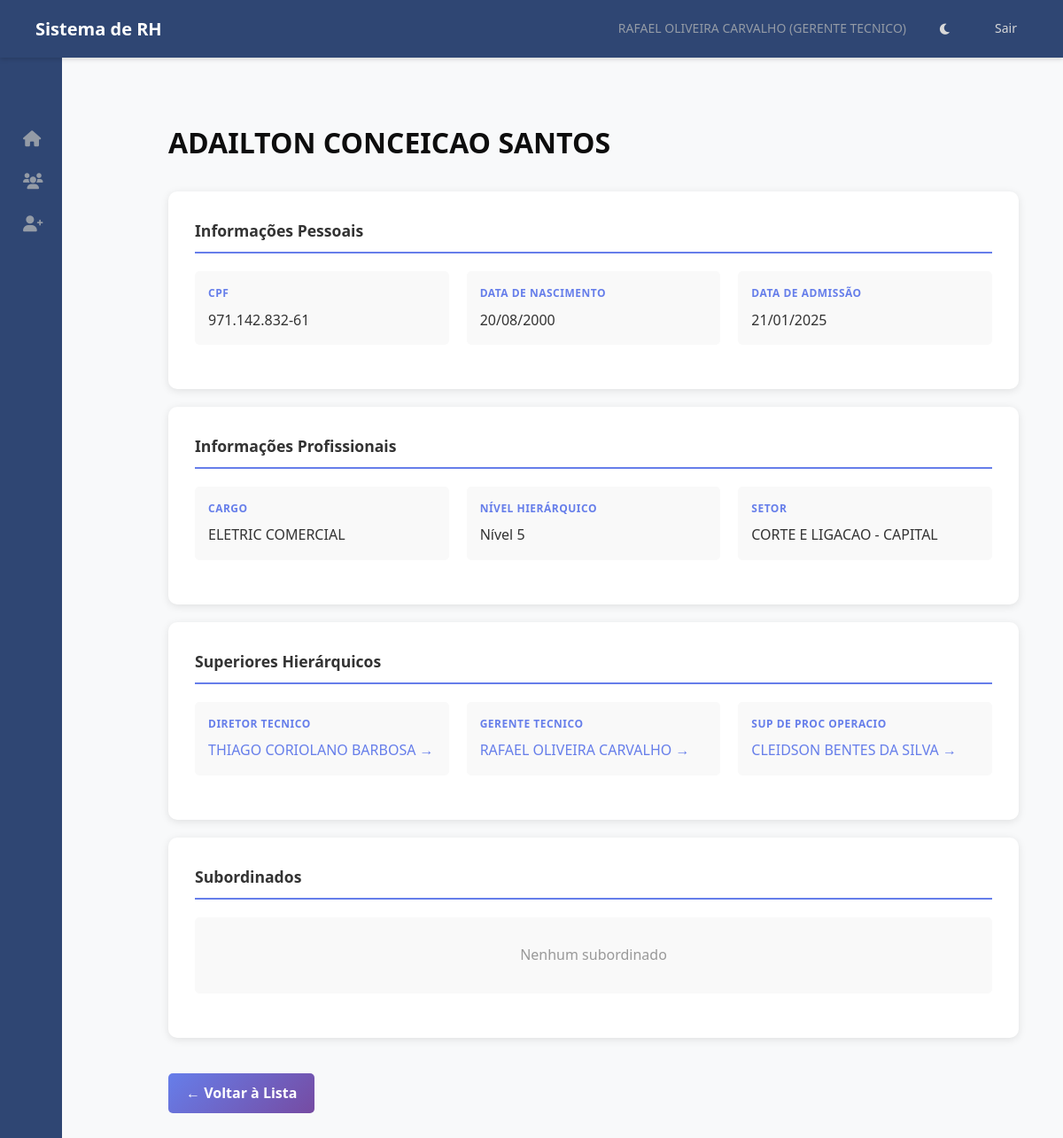
Screenshot of /funcionarios/6690/ (signed in) with the database file from the repository.
### hierarquia/models.py (models this page shows, shortened)
class Funcionario(models.Model):
    usuario = models.OneToOneField(User, on_delete=models.SET_NULL, null=True, blank=True, related_name='funcionario')
    nome = models.CharField(max_length=255)
    data_nascimento = models.DateField(blank=True, null=True)
    cpf = models.CharField(max_length=14, unique=True, validators=[cpf_validator])
    data_admissao = models.DateField()
    cargo = models.ForeignKey(Cargo, on_delete=models.PROTECT, related_name='funcionarios')
    setor_primario = models.ForeignKey(
        Setor,
        on_delete=models.PROTECT, # Protege contra exclusão de setor com funcionários
        related_name='funcionarios_primarios', # Nome para acesso reverso
        verbose_name='Setor Principal',
        null=True, # TEMPORARIAMENTE True para facilitar migração inicial, depois pode ser False
        blank=True # TEMPORARIAMENTE True
    )
    setores_responsaveis = models.ManyToManyField(
        Setor,
        related_name='responsaveis', # Permite Setor.responsaveis.all()
        blank=True, # Muitos funcionários não serão responsáveis por nenhum setor
        verbose_name='Setores Responsáveis'
    )
    centro_servico = models.ForeignKey(CentroServico, on_delete=models.SET_NULL, null=True, blank=True, related_name='funcionarios')
    ativo = models.BooleanField(default=True)
    criado_em = models.DateTimeField(auto_now_add=True)
    atualizado_em = models.DateTimeField(auto_now=True)
    class Meta:
        ordering = ['nome']
        verbose_name = 'Funcionário'
        verbose_name_plural = 'Funcionários'
    def obter_superiores(self):
        if not self.setor_primario:
            return Funcionario.objects.filter(cargo__nivel=1, ativo=True).exclude(pk=self.pk).distinct().order_by('cargo__nivel')
        condicao_mesmo_setor = Q(
            setor_primario=self.setor_primario,
            cargo__nivel__lt=self.cargo.nivel,
            ativo=True
        )
        condicao_responsavel = Q(
            setores_responsaveis=self.setor_primario, # Verifica se o setor_primario DESTE func está na lista M2M do OUTRO
            cargo__nivel__lt=self.cargo.nivel,
            ativo=True
        )
        condicao_diretor = Q(
            cargo__nivel=1,
            ativo=True
        )
        superiores = Funcionario.objects.filter(
            condicao_mesmo_setor | condicao_responsavel | condicao_diretor
        ).exclude(pk=self.pk).distinct().order_by('cargo__nivel')
        return superiores
    def obter_subordinados(self, incluir_responsaveis=True):
        subordinados = Funcionario.objects.none() # QuerySet vazio inicial
        if self.setor_primario:
            subordinados_primario = Funcionario.objects.filter(
                setor_primario=self.setor_primario,
                cargo__nivel__gt=self.cargo.nivel,
                ativo=True
            )
            subordinados = subordinados | subordinados_primario
        if self.centro_servico:
             subordinados = subordinados.filter(centro_servico=self.centro_servico)
        return subordinados.distinct().order_by('setor_primario__nome', 'cargo__nivel', 'nome')

class Cargo(models.Model):
    NIVEL_CHOICES = [
        (1, 'Diretor'),
        (2, 'Gestor'),
        (3, 'Coordenador'),
        (4, 'Supervisor'),
        (5, 'ADM/Analista'), # E outros níveis operacionais
    ]
    nome = models.CharField(max_length=255, unique=True)
    nivel = models.IntegerField(choices=NIVEL_CHOICES)
    descricao = models.TextField(blank=True, null=True)
    criado_em = models.DateTimeField(auto_now_add=True)
    atualizado_em = models.DateTimeField(auto_now=True)
    class Meta:
        ordering = ['nivel', 'nome']
        verbose_name = 'Cargo'
        verbose_name_plural = 'Cargos'

class Setor(models.Model):
    nome = models.CharField(max_length=255, unique=True)
    descricao = models.TextField(blank=True, null=True)
    criado_em = models.DateTimeField(auto_now_add=True)
    atualizado_em = models.DateTimeField(auto_now=True)
    class Meta:
        ordering = ['nome']
        verbose_name = 'Setor'
        verbose_name_plural = 'Setores'

### hierarquia/views.py (the view)
# urls.py: path('funcionarios/<int:funcionario_id>/', views.detalhar_funcionario, name='detalhar_funcionario'),
@login_required(login_url='login')
def detalhar_funcionario(request, funcionario_id):
    try:
        funcionario_logado = request.user.funcionario
    except Funcionario.DoesNotExist:
        return render(request, 'hierarquia/sem_acesso.html')
    funcionario = get_object_or_404(Funcionario, id=funcionario_id)
    permitido = False
    if funcionario_logado.cargo.nivel == 1: # Diretor vê tudo
        permitido = True
    elif funcionario.setor_primario: # Se o funcionário visualizado tem setor primário...
        if funcionario_logado.setor_primario == funcionario.setor_primario: # ...e é o mesmo do logado
             permitido = True
        elif funcionario_logado.setores_responsaveis.filter(pk=funcionario.setor_primario.pk).exists(): # ...ou o logado é responsável por ele
             permitido = True
    elif funcionario == funcionario_logado: # Permite ver a si mesmo
        permitido = True
    if not permitido:
        return render(request, 'hierarquia/sem_permissao.html', {'mensagem': f'Você não tem permissão para ver detalhes de {funcionario.nome}.'})
    context = {
        'funcionario_logado': funcionario_logado,
        'funcionario': funcionario,
        'superiores': funcionario.obter_superiores(),
        'subordinados': funcionario.obter_subordinados(incluir_responsaveis=True),
    }
    return render(request, 'hierarquia/detalhar_funcionario.html', context)

### templates/hierarquia/detalhar_funcionario.html (shortened to what this page needs)
{% extends 'base.html' %}
{% load static %}
{% block extra_css %}
    <link rel="stylesheet" href="{% static 'css/detalhar_funcionario.css' %}">
{% endblock extra_css %}
{% block content %}
<div class="container">
    <div class="header">
        <h2>{{ funcionario.nome }}</h2>
    </div>
    <div class="card">
        <h3>Informações Pessoais</h3>
        <div class="info-grid">
            <div class="info-item">
                <div class="info-label">CPF</div>
                <div class="info-value">{{ funcionario.cpf }}</div>
            </div>
            {% if funcionario.data_nascimento %}
            <div class="info-item">
                <div class="info-label">Data de Nascimento</div>
                <div class="info-value">{{ funcionario.data_nascimento|date:"d/m/Y" }}</div>
            </div>
            {% endif %}
            <div class="info-item">
                <div class="info-label">Data de Admissão</div>
                <div class="info-value">{{ funcionario.data_admissao|date:"d/m/Y" }}</div>
            </div>
        </div>
    </div>
    <div class="card">
        <h3>Informações Profissionais</h3>
        <div class="info-grid">
            <div class="info-item">
                <div class="info-label">Cargo</div>
                <div class="info-value">{{ funcionario.cargo.nome }}</div>
            </div>
            <div class="info-item">
                <div class="info-label">Nível Hierárquico</div>
                <div class="info-value">Nível {{ funcionario.cargo.nivel }}</div>
            </div>
            <div class="info-item">
                <div class="info-label">Setor</div>
                <div class="info-value">
                     {% if funcionario.setor_primario %}
                        {{ funcionario.setor_primario.nome }}
                    {% else %}
                        <span style="color: #999;">Nenhum</span>
                    {% endif %}
                </div>
            </div>
        </div>
    </div>
    <div class="card">
        <h3>Superiores Hierárquicos</h3>
        <div class="info-grid">
            {% for superior in superiores %}
            <div class="info-item">
                <div class="info-label">{{ superior.cargo.nome }}</div>
                <div class="info-value">
                    <a href="{% url 'detalhar_funcionario' superior.id %}">
                        {{ superior.nome }} →
                    </a>
                </div>
            </div>
            {% empty %}
            <div class="info-item empty-state" style="grid-column: 1 / -1;">
                <p>Nenhum superior hierárquico</p>
            </div>
            {% endfor %}
        </div>
    </div>
    <div class="card">
        <h3>Subordinados</h3>
        <div class="info-grid">
            {% for subordinado in subordinados %}
            <div class="info-item">
                <div class="info-label">{{ subordinado.cargo.nome }}</div>
                <div class="info-value">
                    <a href="{% url 'detalhar_funcionario' subordinado.id %}">
                        {{ subordinado.nome }} →
                    </a>
                </div>
            </div>
            {% empty %}
             <div class="info-item empty-state" style="grid-column: 1 / -1;">
                <p>Nenhum subordinado</p>
            </div>
            {% endfor %}
        </div>
    </div>
    <a href="{% url 'listar_setores_funcionarios' %}" class="btn">← Voltar à Lista</a>
</div>
{% endblock content %}

### templates/base.html (shortened to what this page needs)
{% load static %}
<!DOCTYPE html>
<html lang="pt-BR">
<head>
    <link rel="stylesheet" href="{% static 'css/base.css' %}">
    <link rel="stylesheet" href="https://cdnjs.cloudflare.com/ajax/libs/font-awesome/6.0.0/css/all.min.css">
    {% block extra_css %}{% endblock extra_css %}
</head>
<body>
    <nav class="navbar">
        <h1>Sistema de RH</h1>
        <div class="navbar-user">
            {% if user.is_authenticated and user.funcionario %}
                <span>{{ user.funcionario.nome }} ({{ user.funcionario.cargo.nome }})</span>
            {% else %}
                <span>Visitante</span>
            {% endif %}
            <button id="theme-toggle" class="theme-toggle-btn" aria-label="Alternar tema">
            </button>
            <a href="{% url 'logout' %}">Sair</a>
        </div>
    </nav>
    <div class="page-container">
        <aside class="sidebar" id="sidebar">
            <div class="sidebar-header">
            </div>
            <div class="menu-items">
                <a href="{% url 'dashboard' %}" class="menu-item {% if request.resolver_match.url_name == 'dashboard' %}active{% endif %}">
                    <i class="fas fa-home"></i> <span class="menu-text">Dashboard</span>
                </a>
                <a href="{% url 'listar_setores_funcionarios' %}" class="menu-item {% if 'funcionarios' in request.resolver_match.view_name %}active{% endif %}">
                    <i class="fas fa-users"></i> <span class="menu-text">Funcionários</span>
                </a>
                {% if perms.hierarquia.add_funcionario %}
                    <a href="{% url 'cadastrar_funcionario' %}" class="menu-item">
                         <i class="fas fa-user-plus"></i> <span class="menu-text">Cadastrar Funcionário</span>
                    </a>
                {% endif %}
            </div>
        </aside>
        <main class="main-content" id="main-content">
            {% block content %}
            {% endblock content %}
        </main>
    </div>
</body>
</html>

### static/css/base.css (style rules this page uses)
:root { --sidebar-width-expanded: 250px; --sidebar-width-collapsed: 70px; --bg-primary: #FFFFFF; --bg-secondary: #f8f9fa; --bg-navbar: #2F4673; --bg-sidebar: #2F4673; --bg-hover: rgba(217, 217, 217, 0.05); --bg-active: rgba(217, 217, 217, 0.1); --text-primary: #0D0D0D; --text-secondary: #64758C; --text-muted: #949BA6; --text-navbar: #D9D9D9; --text-sidebar: #D9D9D9; --text-sidebar-hover: #FFFFFF; --border-color: #D9D9D9; --border-accent: #949BA6; --shadow-color: rgba(0, 0, 0, 0.1); --shadow-navbar: rgba(0, 0, 0, 0.15); --accent-color: #64758C; }
* { margin: 0; padding: 0; box-sizing: border-box; }
body { font-family: 'Segoe UI', Tahoma, Geneva, Verdana, sans-serif; color: var(--text-primary); background-color: var(--bg-secondary); font-size: 16px; line-height: 1.6; transition: background-color 0.3s ease, color 0.3s ease; overflow: hidden; }
.navbar { background-color: var(--bg-navbar); color: var(--text-navbar); padding: 0 40px; height: 65px; display: flex; justify-content: space-between; align-items: center; box-shadow: 0 2px 5px var(--shadow-navbar); position: relative; z-index: 1001; }
.navbar h1 { font-size: 20px; font-weight: 600; color: #FFFFFF; }
.navbar-user { display: flex; align-items: center; gap: 25px; }
.navbar-user span { font-size: 14px; color: var(--text-muted); }
.navbar-user a, .theme-toggle-btn { color: var(--text-navbar); text-decoration: none; padding: 8px 12px; border-radius: 4px; font-size: 14px; font-weight: 500; transition: background-color 0.2s ease, color 0.2s ease; cursor: pointer; background: none; border: none; font-family: inherit; }
.page-container { display: flex; height: calc(100vh - 65px); }
.sidebar { width: var(--sidebar-width-expanded); background: var(--bg-sidebar); height: 100%; overflow-y: auto; overflow-x: hidden; display: flex; flex-direction: column; transition: width 0.3s ease; z-index: 1000; position: relative; }
.sidebar-header { display: flex; justify-content: space-between; align-items: center; padding: 25px 25px 15px 25px; }
.sidebar .menu-items { display: flex; flex-direction: column; padding-bottom: 20px; }
.sidebar .menu-item { padding: 12px 25px; text-decoration: none; color: var(--text-sidebar); font-weight: 500; display: flex; align-items: center; gap: 12px; font-size: 15px; border-left: 3px solid transparent; margin-right: 1px; transition: background-color 0.2s ease, color 0.2s ease, border-left-color 0.2s ease; white-space: nowrap; }
.sidebar .menu-item i { font-size: 18px; width: 20px; text-align: center; color: var(--text-muted); transition: color 0.2s ease; flex-shrink: 0; }
.sidebar.sidebar-collapsed { width: var(--sidebar-width-collapsed); }
.sidebar.sidebar-collapsed .menu-item { justify-content: center; padding-left: 0; padding-right: 0; gap: 0; }
.sidebar.sidebar-collapsed .menu-item i { margin: 0; }
.main-content { flex: 1; overflow-y: auto; padding: 30px; background-color: var(--bg-secondary); margin-left: var(--sidebar-width-expanded); transition: margin-left 0.3s ease; }
.sidebar.sidebar-collapsed ~ .main-content { margin-left: var(--sidebar-width-collapsed); }
.container { max-width: 1000px; margin: 0 auto; padding: 0; }
.card { background: var(--bg-primary); border-radius: 10px; padding: 25px; box-shadow: 0 2px 10px var(--shadow-color); transition: transform 0.3s ease, box-shadow 0.3s ease, background-color 0.3s ease; margin-bottom: 20px; }

### rows the page displays
Funcionario: nome "ADAILTON CONCEICAO SANTOS", cpf "971.142.832-61", data_nascimento "20/08/2000", data_admissao "21/01/2025", cargo.nome "ELETRIC COMERCIAL", cargo.nivel "5", setor_primario.nome "CORTE E LIGACAO - CAPITAL"
Funcionario: cargo.nome "DIRETOR TECNICO", nome "THIAGO CORIOLANO BARBOSA"
Funcionario: cargo.nome "GERENTE TECNICO", nome "RAFAEL OLIVEIRA CARVALHO"
Funcionario: cargo.nome "SUP DE PROC OPERACIO", nome "CLEIDSON BENTES DA SILVA"

### other values shown
{{ user.funcionario.nome }} "RAFAEL OLIVEIRA CARVALHO"
{{ user.funcionario.cargo.nome }} "GERENTE TECNICO"
